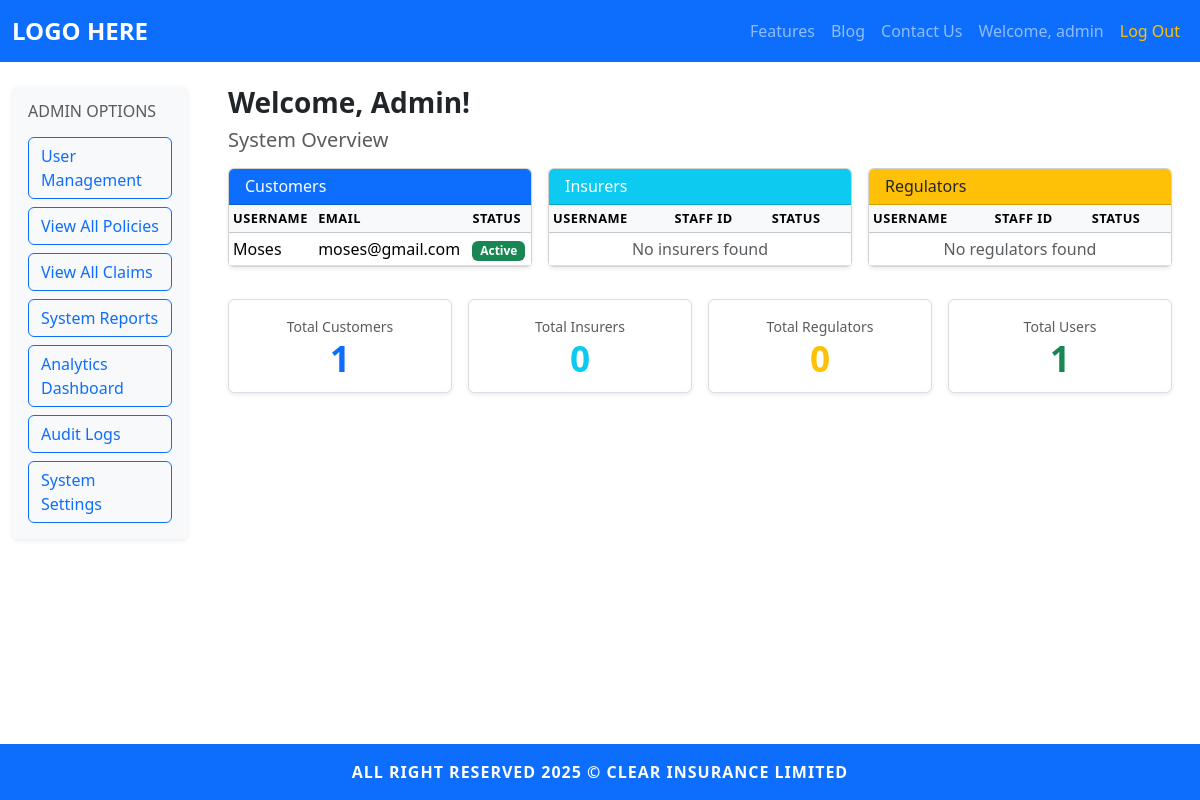
/admin/dashboard (signed in), run on an earlier commit of the app's database.
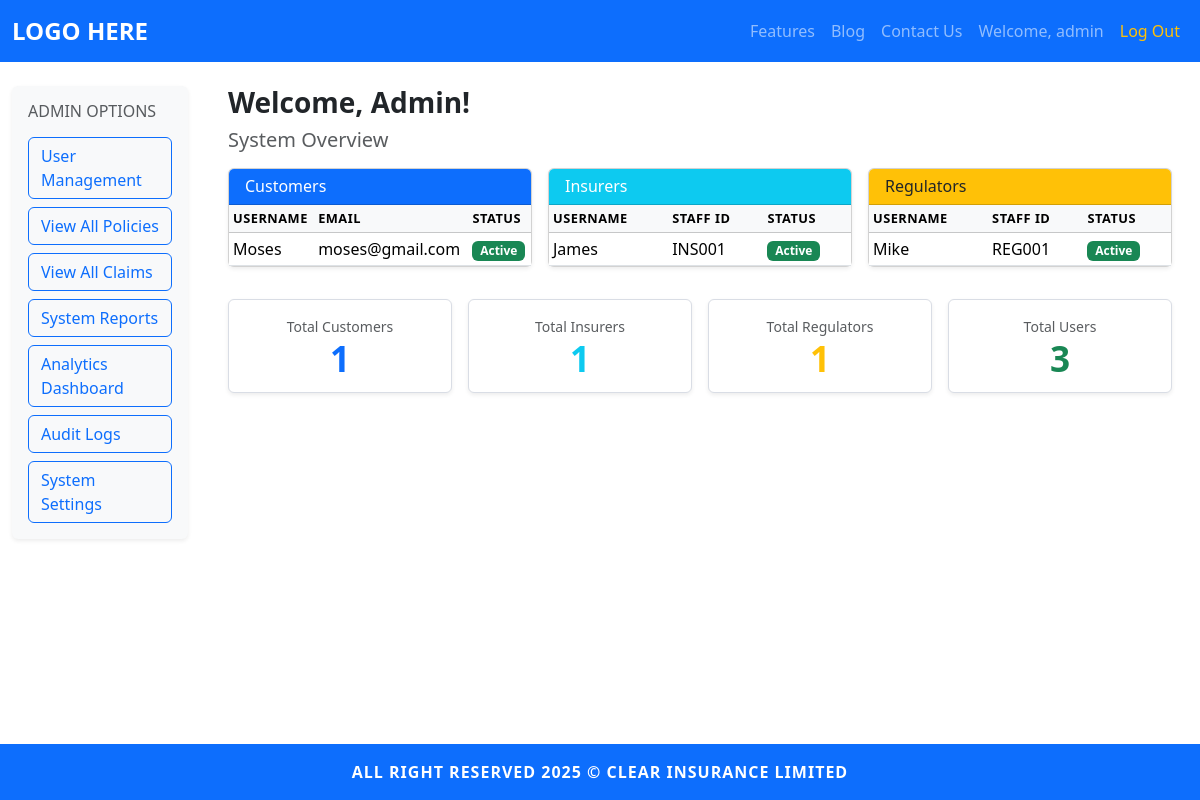
And on a later commit of the database.
### models.py (models this page shows, shortened)
class Admin(UserMixin, db.Model):
	id = db.Column(db.Integer, primary_key=True)
	username = db.Column(db.String(150), unique=True, nullable=False)
	email = db.Column(db.String(150), unique=True, nullable=False)
	password = db.Column(db.String(256), nullable=False)
	staff_id = db.Column(db.String(50), unique=True, nullable=True)
	is_active = db.Column(db.Boolean, default=True, nullable=False)

class Customer(UserMixin, db.Model):
	id = db.Column(db.Integer, primary_key=True)
	username = db.Column(db.String(150), unique=True, nullable=False)
	email = db.Column(db.String(150), unique=True, nullable=False)
	password = db.Column(db.String(256), nullable=False)
	is_active = db.Column(db.Boolean, default=True, nullable=False)

class Insurer(UserMixin, db.Model):
	id = db.Column(db.Integer, primary_key=True)
	username = db.Column(db.String(150), unique=True, nullable=False)
	email = db.Column(db.String(150), unique=True, nullable=False)
	password = db.Column(db.String(256), nullable=False)
	staff_id = db.Column(db.String(50), unique=True, nullable=True)
	is_active = db.Column(db.Boolean, default=True, nullable=False)

class Regulator(UserMixin, db.Model):
	id = db.Column(db.Integer, primary_key=True)
	username = db.Column(db.String(150), unique=True, nullable=False)
	email = db.Column(db.String(150), unique=True, nullable=False)
	password = db.Column(db.String(256), nullable=False)
	staff_id = db.Column(db.String(50), unique=True, nullable=True)
	is_active = db.Column(db.Boolean, default=True, nullable=False)

### app.py (the view)
@app.route('/admin/dashboard')
@login_required
@admin_required
def admin_dashboard():
	customers = Customer.query.all()
	insurers = Insurer.query.all()
	regulators = Regulator.query.all()
	return render_template('admin/admindashboard.html', customers=customers, insurers=insurers, regulators=regulators)

### app.py (called while the page is built)
@login_manager.user_loader
def load_user(user_id):
	if '_' not in user_id:
		return None
	user_type, user_pk = user_id.split('_', 1)
	model_map = {
		'admin': Admin,
		'customer': Customer,
		'insurer': Insurer,
		'regulator': Regulator
	}
	model = model_map.get(user_type)
	if model:
		return model.query.get(int(user_pk))
	return None

### templates/admin/admindashboard.html
{% extends 'base.html' %}
{% block content %}
<div class="container-fluid py-4">
	<div class="row">
		<aside class="col-12 col-md-3 col-lg-2 mb-4 mb-md-0">
			<div class="dashboard-sidebar p-3 bg-light rounded shadow-sm">
				<h6 class="text-uppercase text-muted mb-3">Admin Options</h6>
				<div class="d-grid gap-2">
					<a class="btn btn-outline-primary sidebar-btn" href="{{ url_for('user_management') }}">User Management</a>
					<a class="btn btn-outline-primary sidebar-btn" href="#">View All Policies</a>
					<a class="btn btn-outline-primary sidebar-btn" href="#">View All Claims</a>
					<a class="btn btn-outline-primary sidebar-btn" href="#">System Reports</a>
					<a class="btn btn-outline-primary sidebar-btn" href="#">Analytics Dashboard</a>
					<a class="btn btn-outline-primary sidebar-btn" href="#">Audit Logs</a>
					<a class="btn btn-outline-primary sidebar-btn" href="#">System Settings</a>
				</div>
			</div>
		</aside>
		<main class="col-12 col-md-9 col-lg-10">
			<div class="px-2 px-md-3">
				<h3 class="fw-bold mb-2">Welcome, Admin!</h3>
				<h5 class="text-muted mb-3">System Overview</h5>
				<div class="row g-3">
					<div class="col-12 col-lg-4">
						<div class="card shadow-sm h-100">
							<div class="card-header bg-primary text-white">
								<h6 class="mb-0">Customers</h6>
							</div>
							<div class="card-body p-0">
								<div class="table-responsive">
									<table class="table table-sm table-hover mb-0 align-middle">
										<thead class="table-light">
											<tr>
												<th>Username</th>
												<th>Email</th>
												<th>Status</th>
											</tr>
										</thead>
										<tbody>
											{% for customer in customers %}
											<tr>
												<td>{{ customer.username }}</td>
												<td>{{ customer.email }}</td>
												<td><span class="badge bg-success">Active</span></td>
											</tr>
											{% else %}
											<tr>
												<td colspan="3" class="text-center text-muted">No customers found</td>
											</tr>
											{% endfor %}
										</tbody>
									</table>
								</div>
							</div>
						</div>
					</div>
					<div class="col-12 col-lg-4">
						<div class="card shadow-sm h-100">
							<div class="card-header bg-info text-white">
								<h6 class="mb-0">Insurers</h6>
							</div>
							<div class="card-body p-0">
								<div class="table-responsive">
									<table class="table table-sm table-hover mb-0 align-middle">
										<thead class="table-light">
											<tr>
												<th>Username</th>
												<th>Staff ID</th>
												<th>Status</th>
											</tr>
										</thead>
										<tbody>
											{% for insurer in insurers %}
											<tr>
												<td>{{ insurer.username }}</td>
												<td>{{ insurer.staff_id }}</td>
												<td><span class="badge bg-success">Active</span></td>
											</tr>
											{% else %}
											<tr>
												<td colspan="3" class="text-center text-muted">No insurers found</td>
											</tr>
											{% endfor %}
										</tbody>
									</table>
								</div>
							</div>
						</div>
					</div>
					<div class="col-12 col-lg-4">
						<div class="card shadow-sm h-100">
							<div class="card-header bg-warning text-dark">
								<h6 class="mb-0">Regulators</h6>
							</div>
							<div class="card-body p-0">
								<div class="table-responsive">
									<table class="table table-sm table-hover mb-0 align-middle">
										<thead class="table-light">
											<tr>
												<th>Username</th>
												<th>Staff ID</th>
												<th>Status</th>
											</tr>
										</thead>
										<tbody>
											{% for regulator in regulators %}
											<tr>
												<td>{{ regulator.username }}</td>
												<td>{{ regulator.staff_id }}</td>
												<td><span class="badge bg-success">Active</span></td>
											</tr>
											{% else %}
											<tr>
												<td colspan="3" class="text-center text-muted">No regulators found</td>
											</tr>
											{% endfor %}
										</tbody>
									</table>
								</div>
							</div>
						</div>
					</div>
				</div>
				<div class="row g-3 mt-3">
					<div class="col-6 col-md-3">
						<div class="metric-card text-center shadow-sm p-3 bg-white rounded h-100">
							<p class="text-muted mb-1 small">Total Customers</p>
							<p class="metric-value text-primary mb-0">{{ customers|length }}</p>
						</div>
					</div>
					<div class="col-6 col-md-3">
						<div class="metric-card text-center shadow-sm p-3 bg-white rounded h-100">
							<p class="text-muted mb-1 small">Total Insurers</p>
							<p class="metric-value text-info mb-0">{{ insurers|length }}</p>
						</div>
					</div>
					<div class="col-6 col-md-3">
						<div class="metric-card text-center shadow-sm p-3 bg-white rounded h-100">
							<p class="text-muted mb-1 small">Total Regulators</p>
							<p class="metric-value text-warning mb-0">{{ regulators|length }}</p>
						</div>
					</div>
					<div class="col-6 col-md-3">
						<div class="metric-card text-center shadow-sm p-3 bg-white rounded h-100">
							<p class="text-muted mb-1 small">Total Users</p>
							<p class="metric-value text-success mb-0">{{ customers|length + insurers|length + regulators|length }}</p>
						</div>
					</div>
				</div>
			</div>
		</main>
	</div>
</div>
{% endblock %}

### templates/base.html (shortened to what this page needs)
<!DOCTYPE html>
<html lang="en">
<head>
	<link href="https://cdn.jsdelivr.net/npm/bootstrap@5.3.2/dist/css/bootstrap.min.css" rel="stylesheet">
	<link rel="stylesheet" href="{{ url_for('static', filename='css/style.css') }}">
</head>
<body class="d-flex flex-column min-vh-100">
	<nav class="navbar navbar-expand-lg navbar-dark bg-primary sticky-top">
		<div class="container-fluid">
			<a class="navbar-brand fw-bold" href="/">LOGO HERE</a>
			<div class="collapse navbar-collapse" id="navbarNav">
			<ul class="navbar-nav ms-auto mb-2 mb-lg-0 align-items-lg-center">
				<li class="nav-item"><a class="nav-link" href="/features">Features</a></li>
				<li class="nav-item"><a class="nav-link" href="/blog">Blog</a></li>
				<li class="nav-item"><a class="nav-link" href="/contact">Contact Us</a></li>
				{% if current_user is defined and current_user.is_authenticated %}
					<li class="nav-item"><a class="nav-link" href="{{ url_for('dashboard') }}">Welcome, {{ current_user.username }}</a></li>
					<li class="nav-item"><a class="nav-link text-warning" href="/logout">Log Out</a></li>
				{% else %}
					<li class="nav-item"><a class="nav-link" href="/auth/login">Log In</a></li>
					<li class="nav-item"><a class="nav-link" href="/auth/signup">Sign Up</a></li>
				{% endif %}
			</ul>
			</div>
		</div>
	</nav>
		{% block content %}{% endblock %}
	<footer class="footer mt-auto py-3 bg-primary text-white text-center sticky-bottom">
		<div class="container">
			<span>ALL RIGHT RESERVED 2025 &copy; CLEAR INSURANCE LIMITED</span>
		</div>
	</footer>
</body>
</html>

### static/css/style.css (style rules this page uses)
.footer { font-weight: bold; letter-spacing: 1px; }
.navbar-brand { font-size: 1.5rem; font-weight: bold; }
.sticky-bottom { position: sticky; bottom: 0; width: 100%; z-index: 1030; }
.dashboard-sidebar .sidebar-btn { text-align: left; font-weight: 500; }
.metric-card { background: #f2f4fa; border: 1px solid #d9dde5; }
.metric-value { font-size: 2.2rem; font-weight: 700; line-height: 1; }
.table thead th { font-size: 0.8rem; text-transform: uppercase; letter-spacing: .5px; }

What changed in the data, as far as the page shows it:
added Insurer: username "James", staff_id "INS001"
added Regulator: username "Mike", staff_id "REG001"
Also different on the page:
{{ insurers|length }}: "0" → "1"
{{ regulators|length }}: "0" → "1"
{{ customers|length + insurers|length + regulators|length }}: "1" → "3"
text no longer shown: "No insurers found No regulators found"
